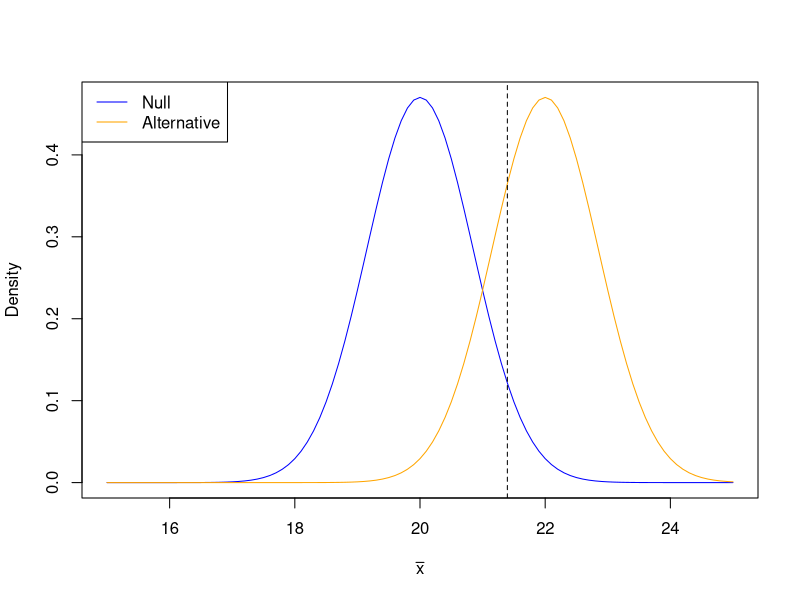
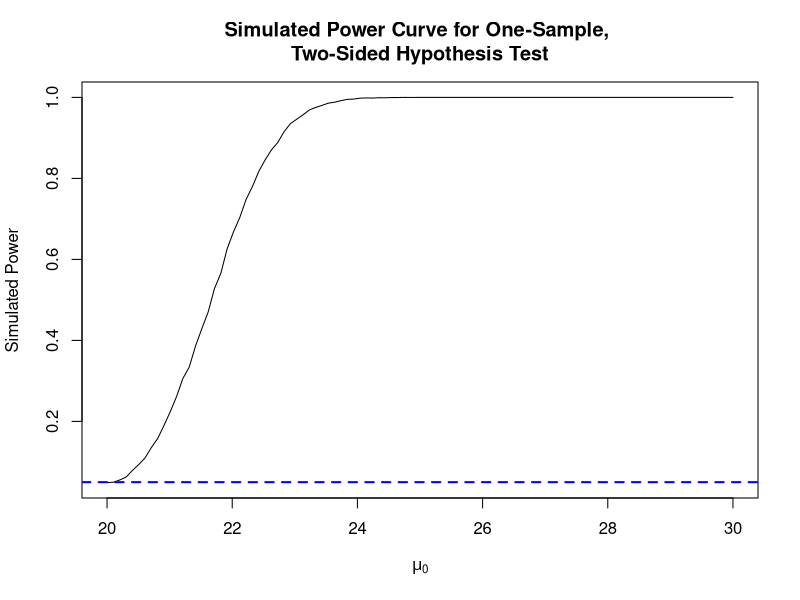

These charts were generated, in order, by the following R code:
## ---- chunk 1
knitr::opts_chunk$set(echo = TRUE, warning = FALSE, message = FALSE,
                      fig.height = 4)
## ---- chunk 2

## ---- chunk 3
# Set alpha
alpha <- 0.05

# Critical value for upper-tailed test
(xcrit <- qnorm(p = 1 - alpha, mean = 20, sd = 6/sqrt(50)))
## ---- chunk 4
# Plot distributions
x <- seq(15, 25, by = 0.1)
y0 <- dnorm(x, mean = 20, sd = 6/sqrt(50))
yA <- dnorm(x, mean = 22, sd = 6/sqrt(50))
plot(x, y0, type = "l", col = "blue",
     xlab = expression(bar(x)), ylab = "Density")
lines(x, yA, col = "orange")
abline(v = xcrit, lty = "dashed")
legend("topleft",
       legend = c("Null", "Alternative"),
       lty = c("solid", "solid"),
       col = c("blue", "orange"))
## ---- chunk 5
# compute power
pnorm(xcrit, mean = 22, sd = 6/sqrt(50), lower.tail = FALSE)
## ---- chunk 6
# compute critical values for two-sided test
(xcrit1 <- qnorm(alpha/2, mean = 20, sd = 6/sqrt(50)))
(xcrit2 <- qnorm(1 - alpha/2, mean = 20, sd = 6/sqrt(50)))
## ---- chunk 7
# compute power
pnorm(xcrit1, mean = 22, sd = 6/sqrt(50), lower.tail = TRUE) +
  pnorm(xcrit2, mean = 22, sd = 6/sqrt(50), lower.tail = FALSE)
## ---- chunk 8
# Compute power for given parameters
power.t.test(n = 50,
             delta = 0.5,
             sd = 2,
             power = NULL,
             sig.level = 0.05,
             alternative = "one.sided",
             type = "one.sample")

# Find sample size needed for power of 0.85
power.t.test(n = NULL,
             delta = 0.5,
             sd = 2,
             power = 0.9,
             sig.level = 0.05,
             alternative = "one.sided",
             type = "one.sample")
## ---- chunk 9
# Power function for one-sample two-sided z test
# Testing mu = mu_0
onesamp.power = function(mu_0,        # Hypothesized mean for alternative
                         mu,          # Null distribution mean
                         n,           # Sample size
                         alpha,       # Significance level
                         sigma2,      # Population variance
                         n_trials)    # Simulation repetitions
{
  
    # Allocate memory for saving test statistic results
    # 1 if z statistic in rejection region, 0 otherwise
    rejection_decision = numeric(n_trials)
    
    # Compute critical z values that defines rejection region
    z_crit = qnorm(c(alpha/2, 1 - alpha/2))
    
    # For-loop across trials
    for(i in 1:n_trials) {
      
      # Generate data based on mu (null distribution)
      x = rnorm(n, mean = mu, sd = sqrt(sigma2))
      
      # Compute xbar
      xbar = mean(x)
      
      # Generate test statistic
      z_stat = (xbar - mu_0)/(sqrt(sigma2/n))
      
      # Is the test statistic in the rejection region?
      # TRUE = 1; FALSE = 0
      rejection_decision[i] = as.numeric(z_stat < z_crit[1] | z_stat > z_crit[2])
    }
    
    # Return proportion of times test statistic in rejection region
    return(mean(rejection_decision))

} # end onesamp.power function
## ---- chunk 10
# Set seed
set.seed(8814)

# Estimate Type I error rate
onesamp.power(mu_0 = 20, mu = 20, n = 50, 
              alpha = 0.05, sigma2 = 6^2, 
              n_trials = 10000)
## ---- chunk 11
# Set a sequence of increasing mu_0 values
mu_0_list <- seq(20, 30, length.out = 100)

# create a vector to store estimated power for each mu_0
power_results <- numeric(length(mu_0_list))

# iterate through the list of mu_0
for(i in 1:length(mu_0_list)) {
  
  # use our custom simulation function
  power_results[i] = onesamp.power(mu_0 = mu_0_list[i],
                                   mu = 20,
                                   n = 50,
                                   alpha = 0.05,
                                   sigma2 = 6^2,
                                   n_trials = 10000)
}

# Plot power curve
plot(x = mu_0_list, y = power_results, type = "l",
     xlab = expression(mu[0]), 
     ylab = "Simulated Power",
     main = "Simulated Power Curve for One-Sample, \nTwo-Sided Hypothesis Test")
abline(h = 0.05, lty = "dashed", lwd = 2, col = "blue")
